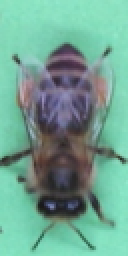
#> input picture green_reference_img.png, 64 x 128 px (shown 2 times larger)
$ jupyter execute --allow-errors 'Green Param Scan.ipynb'
#> lines starting #> are read from the running program, lines starting #| are printed output that depends on the picture; after the words box and inside, x2 and y2 are one past the last pixel; in counts of white or black regions, pixels touching at a corner belong together
[cell 1]
import cv2
import numpy as np
import PIL
from math import pi
import math
from matplotlib import pyplot as plt
import random
from tqdm import tqdm
from sklearn.cluster import DBSCAN
from scipy.spatial import ConvexHull, convex_hull_plot_2d
import skimage.io
from scipy import ndimage as ndi
from statistics import mean

print("Done")

[cell 2]
def do_image(original, R, G, B, alpha_chan = [], thresh_lo = 1, thresh_hi = 254, erode_val = 10, gauss_val = 9, exponent = 0.18, gauss_val2 = 3):
    # original = cv2.cvtColor(cv2.imread("download.png"), cv2.COLOR_BGR2RGB)
#> called with R = 43, G = 10, B = 179, thresh_lo = 134, thresh_hi = 159, erode_val = 2, gauss_val = 7, exponent = 8.54
    r_channel, g_channel, b_channel = cv2.split(original)
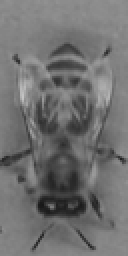
#> r_channel: shape (128, 64) (shown 2 times larger); min 23, max 197, mean 112.6
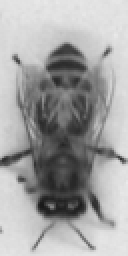
#> g_channel: shape (128, 64) (shown 2 times larger); min 25, max 234, mean 163.1
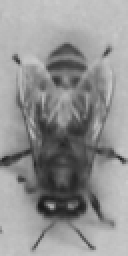
#> b_channel: shape (128, 64) (shown 2 times larger); min 25, max 205, mean 146.4
    color_channels = [r_channel, g_channel, b_channel]
    border_int = 3
    if len(alpha_chan) == 0:
        img = cv2.copyMakeBorder(cv2.cvtColor(original, cv2.COLOR_BGR2GRAY), border_int, border_int, border_int, border_int, cv2.BORDER_CONSTANT, value=255)
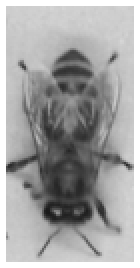
#> img: shape (134, 70) (shown 2 times larger); min 25, max 255, mean 165.3
        ret, thresh = cv2.threshold(img, thresh_lo, thresh_hi, cv2.THRESH_BINARY)
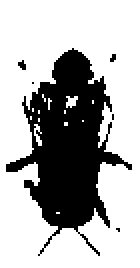
#> thresh: shape (134, 70) (shown 2 times larger); values 0 (black) and 159 (white), 69.5% white; 6 black regions (5 under 20 px), largest, box (x1, y1, x2, y2) and area: (3, 24, 66, 128) 2828
#> ret = 134
    else:
        img = cv2.copyMakeBorder(cv2.cvtColor(original, cv2.COLOR_BGR2GRAY), border_int, border_int, border_int, border_int, cv2.BORDER_CONSTANT, value=255)
        alpha_chan = cv2.copyMakeBorder(cv2.cvtColor(alpha_chan, cv2.COLOR_BGR2GRAY), border_int, border_int, border_int, border_int, cv2.BORDER_CONSTANT, value=255)
        ret, thresh = cv2.threshold(alpha_chan, thresh_lo, thresh_hi, cv2.THRESH_BINARY)

    dist = cv2.distanceTransform(thresh, cv2.DIST_L2, cv2.DIST_MASK_PRECISE)
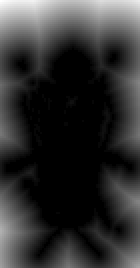
#> dist: shape (134, 70) float32 (shown 2 times larger); min 0, max 31.95, mean 6.3; drawn with min black and max white
    dist = cv2.GaussianBlur(dist, (gauss_val, gauss_val), 0)
    dist = dist[border_int:img.shape[0]-border_int, border_int:img.shape[1]-border_int]
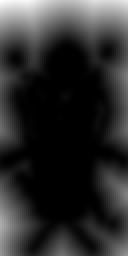
#> dist: shape (128, 64) float32 (shown 2 times larger); min 0, max 28.19, mean 5.1; drawn with min black and max white
    norm_dist = cv2.normalize(dist, None, 0, 1.0, cv2.NORM_MINMAX)
    new_alpha_channel = cv2.bitwise_not((255 * norm_dist).astype(b_channel.dtype))
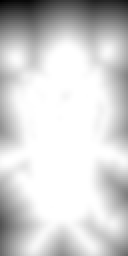
#> new_alpha_channel: shape (128, 64) (shown 2 times larger); min 0, max 255, mean 209.3
    kernel = np.ones((erode_val, erode_val), np.uint8)
    new_alpha_channel = cv2.erode(new_alpha_channel, kernel)
    img_BGRA = cv2.merge((r_channel, g_channel, b_channel, new_alpha_channel))
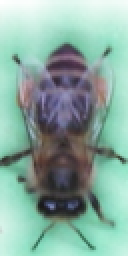
#> img_BGRA: shape (128, 64, 4) (shown 2 times larger); mean R, G, B, A 112.6, 163.1, 146.4, 205.3; transparent parts drawn white

    return img_BGRA, new_alpha_channel

def weight_func(imageA, imageB):
    # the 'Mean Squared Error' between the two alpha channels is the
    # sum of the squared difference between the two images;
    # NOTE: the two images must have the same dimension

    err = np.sum((imageA.astype("float") - imageB.astype("float")) ** 2)
    err /= float(imageA.shape[0] * imageA.shape[1])

    # return the MSE, the lower the error, the more "similar"
    # the two images are
    return err

print("Done")

[cell 3]
reference_img = cv2.cvtColor(cv2.imread("green_reference_img.png"), cv2.COLOR_BGR2RGB)
# _, img2 = cv2.threshold(cv2.cvtColor(cv2.imread("new_download.png"), cv2.COLOR_BGR2GRAY), 1, 254, cv2.THRESH_BINARY) #this is without manipulation (hard-lined reference alpha)
reference_alpha = cv2.bitwise_not(cv2.imread("green_reference_alpha.png")) # this manipulates the reference alpha (soft lined)

starting_params = [43, 10, 179, [], 134, 159, 2, 7, 8.543, 7]

img1, alpha1 = do_image(reference_img, *starting_params)
# reference image w/ reference alpha
#> (the rest of this cell did not finish here and is left out)

print("Target:")
fig, axs = plt.subplots(ncols = 2, figsize=(5, 5))
axs[0].imshow(img2)
axs[1].imshow(alpha2)
for ax in axs:
    plt.show()
start_running_sum = weight_func(alpha1, alpha2)
print("Starting sum: %d" % (start_running_sum))
best_params = starting_params
best_sum = start_running_sum

k = 0
iters = 1500000
with tqdm(total=iters, unit="iteration", desc=str("Monte Carlo Param Search:")) as pbar:
    while k < iters:
        thresh_hi = random.randint(1,255) # default == 255
        thresh_lo = random.randint(0, thresh_hi) # default == 0
        erode_val = random.randint(0, 30) # default == 3
        gauss_val = random.choice([1, 3, 5, 7, 9])
        exponent = random.randint(10, 10000) / 1000
        gauss_val2 = random.choice([1, 3, 5, 7, 9])
        R = random.randint(0, 255)
        G = random.randint(0, 255)
        B = random.randint(0, 255)
        new_params = [R, G, B, [], thresh_lo, thresh_hi, erode_val, gauss_val, exponent, gauss_val2]
        img3, markers = do_image(reference_img, *new_params)
        new_running_sum = weight_func(markers, alpha2)
        if new_running_sum < best_sum:
            best_sum = new_running_sum
            best_params = new_params
            fig, axs = plt.subplots(ncols = 2, figsize=(5, 5))
            axs[0].imshow(img3)
            axs[1].imshow(markers)
            for ax in axs:
                plt.show()
            print(best_params)
        k = k + 1
        pbar.set_postfix(Sum = new_running_sum, Best = best_sum, refresh=True)
        pbar.update(1)

new_img, new_alpha = do_image(reference_img, *best_params)
fig, axs = plt.subplots(ncols = 4, figsize=(15, 15))
axs[0].imshow(reference_img)
axs[1].imshow(reference_alpha)
axs[2].imshow(new_img)
axs[3].imshow(new_alpha)
for ax in axs:
    plt.show()
new_running_sum = weight_func(reference_img, new_img)
print(new_running_sum)
print(*best_params)
